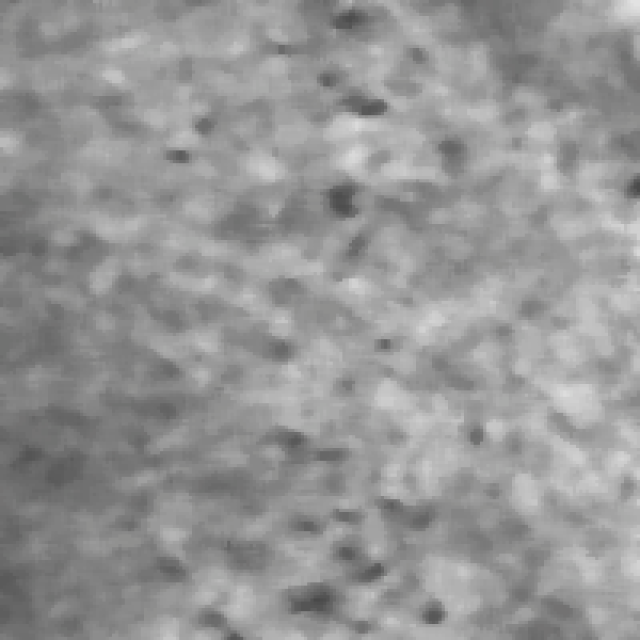
#> input picture lab4/18_final_processed.png, 640 x 640 px
$ jupyter execute main.ipynb
#> lines starting #> are read from the running program, lines starting #| are printed output that depends on the picture; after the words box and inside, x2 and y2 are one past the last pixel; in counts of white or black regions, pixels touching at a corner belong together
Шаг 1. Подготовка программной среды.

[cell 1]
import cv2
import numpy as np
import matplotlib.pyplot as plt
from pathlib import Path
from skimage.feature import hog

Настройки

[cell 2]
# Изображение подшипника
IMAGE_PATH = '18_final_processed.png'

# Каталог для сохранения результатов
RESULTS_DIR = Path('results')
RESULTS_DIR.mkdir(parents=True, exist_ok=True)

[cell 3]
img = cv2.imread(IMAGE_PATH)
#> img is the input picture: shape (640, 640, 3); mean B, G, R 149.5, 149.6, 149.6

if img is None:
    raise FileNotFoundError(
        'Изображение не найдено'
    )

height, width = img.shape[:2]
#> height = 640; width = 640

channels = (
    1
    if img.ndim == 2
    else img.shape[2]
)
#> channels = 3

print('Параметры исходного изображения')
print('--------------------------------')
print('Ширина:', width)
#| Ширина: 640
print('Высота:', height)
#| Высота: 640
print('Количество каналов:', channels)
#| Количество каналов: 3
print('Тип данных:', img.dtype)
#| Тип данных: uint8

cv2.imwrite(
    str(RESULTS_DIR / '01_original.png'),
    img
)
#> Out = True

Шаг 2. Выделение границ методом Кэнни.

[cell 4]
gray = cv2.cvtColor(img, cv2.COLOR_BGR2GRAY)
edges1 = cv2.Canny(gray, 50, 150)
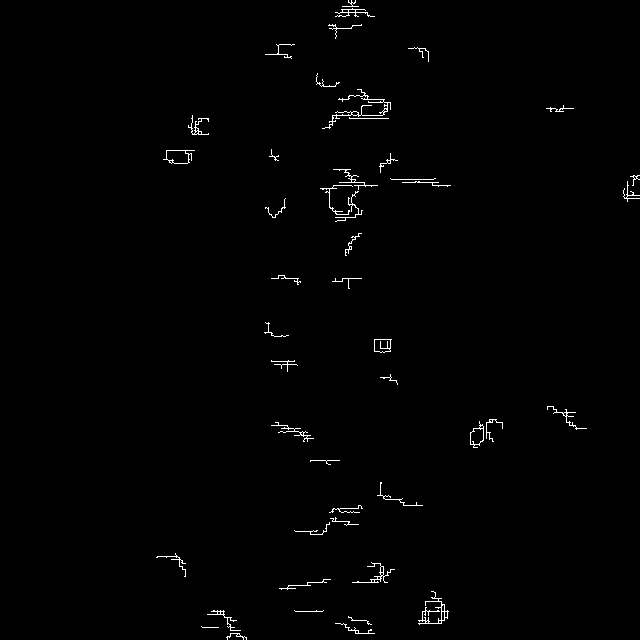
#> edges1: shape (640, 640); 0.84% white in thin lines or dots, all inside (x1, y1, x2, y2) = (156, 0, 640, 640)
edges2 = cv2.Canny(gray, 100, 200)
#> edges2: shape (640, 640); 0.11% white in thin lines or dots, all inside (x1, y1, x2, y2) = (169, 26, 449, 640)

cv2.imwrite(
    str(RESULTS_DIR / '02_gray.png'),
    gray
)

cv2.imwrite(
    str(RESULTS_DIR / '03_edges1.png'),
    edges1
)

cv2.imwrite(
    str(RESULTS_DIR / '04_edges2.png'),
    edges2
)

plt.subplot(1, 2, 1)
plt.imshow(edges1, cmap="gray")
plt.title("Кэнни: пороги 50 и 150")
plt.axis("off")

plt.subplot(1, 2, 2)
plt.imshow(edges2, cmap="gray")
plt.title("Кэнни: пороги 100 и 200")
plt.axis("off")

plt.tight_layout()
plt.show()

Шаг 3. Поиск и анализ контуров.

[cell 5]
OBJ_THRESH = 100   # дефекты темнее этого порога
MIN_AREA = 50      # фильтр шума по площади, px

_, obj_mask = cv2.threshold(gray, OBJ_THRESH, 255, cv2.THRESH_BINARY_INV)
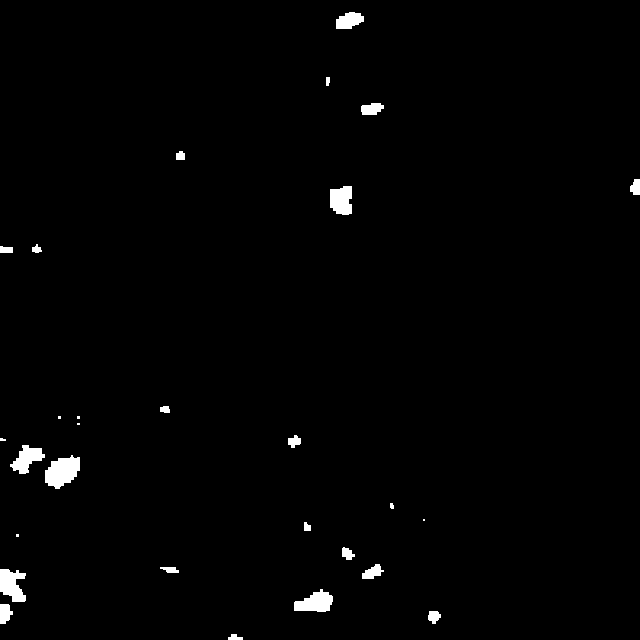
#> obj_mask: shape (640, 640); 1.2% white; 28 white regions (6 under 20 px), largest, box (x1, y1, x2, y2) and area: (45, 455, 80, 489) 804, (0, 569, 26, 602) 603, (294, 589, 333, 612) 589
obj_mask = cv2.morphologyEx(obj_mask, cv2.MORPH_OPEN, np.ones((3, 3), np.uint8))
#> obj_mask: shape (640, 640); 1.2% white; 26 white regions (4 under 20 px)

contours, _ = cv2.findContours(obj_mask, cv2.RETR_EXTERNAL, cv2.CHAIN_APPROX_SIMPLE)
#> contours = 26 contours, 5 with area under 20; largest, box (x1, y1, x2, y2) and area: (45, 457, 80, 489) 740, (0, 569, 26, 602) 540, (294, 589, 333, 612) 534, (330, 186, 352, 215) 496, (10, 445, 45, 474) 472

vis = img.copy()
rows = []

for c in contours:
    area = cv2.contourArea(c)
    if area < MIN_AREA:
        continue

    perim = cv2.arcLength(c, True)
    x, y, bw_, bh_ = cv2.boundingRect(c)
    rows.append((len(rows) + 1, area, perim, (x, y, bw_, bh_), c))

    cv2.drawContours(vis, [c], -1, (0, 255, 0), 2)
    cv2.rectangle(vis, (x, y), (x + bw_, y + bh_), (0, 0, 255), 1)
    cv2.putText(vis, f'#{len(rows)} S={int(area)}', (x, max(y - 5, 12)),
                cv2.FONT_HERSHEY_SIMPLEX, 0.45, (0, 0, 255), 1)
#> this loop made 26 passes
#> (area, perim, x, y, bw_, bh_) on passes 2, 3, 4, 5, 6, 7, 8, 12, 13, 15, 20, 21: (102, 43.31, 428, 611, 13, 13), (168.5, 59.07, 0, 604, 13, 20), (534, 113, 294, 589, 39, 23), (540, 130.6, 0, 569, 26, 33), (57.5, 38.24, 163, 567, 16, 6), (161.5, 59.9, 362, 564, 19, 15), (89, 43.66, 342, 548, 13, 12), (740.5, 123.2, 45, 457, 35, 32), (472.5, 120, 10, 445, 35, 29), (91, 44.49, 288, 435, 13, 13), (62.5, 35.41, 0, 246, 13, 7), (496, 99.31, 330, 186, 22, 29)
#> area on passes 1, 10, 18, 19, 25: 44, 38, 45.5, 39, 21.5
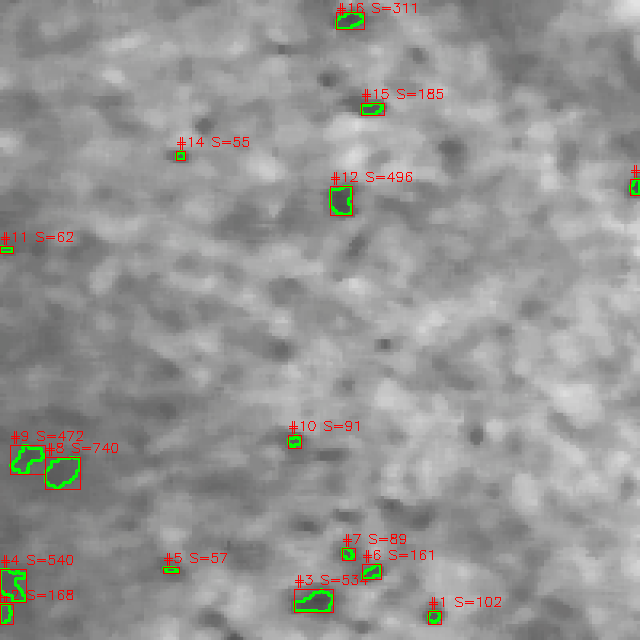
#> vis: shape (640, 640, 3); 1.57% of pixels changed, all inside (x1, y1, x2, y2) = (0, 3, 640, 625)
#> after the loop, rows = 16 items

print(f'Найдено контуров (S >= {MIN_AREA}): {len(rows)}\n')
#| Найдено контуров (S >= 50): 16
print(f"№\tПлощадь\tПериметр\tBBox (x, y, w, h)")

for n, a, p, bb, _ in rows:
    print(f"{n}\t{a:.1f}\t{p:.1f}\t\t{bb}")
#> this loop made 16 passes
#| 1	102.0	43.3		(428, 611, 13, 13)
#| 2	168.5	59.1		(0, 604, 13, 20)
#| 3	534.0	113.0		(294, 589, 39, 23)
#| 4	540.0	130.6		(0, 569, 26, 33)
#| 5	57.5	38.2		(163, 567, 16, 6)
#| 6	161.5	59.9		(362, 564, 19, 15)
#| 7	89.0	43.7		(342, 548, 13, 12)
#| 8	740.5	123.2		(45, 457, 35, 32)
#> (further printed lines are left out)

plt.figure(figsize=(9, 6.5))
plt.imshow(cv2.cvtColor(vis, cv2.COLOR_BGR2RGB))
plt.title('Контуры дефектов, bounding box и площадь S (px)')
plt.axis('off')
plt.savefig(f'{RESULTS_DIR}/03_contours.png', bbox_inches='tight')
plt.show()

contour_mask = np.zeros_like(gray)
cv2.drawContours(contour_mask, [r[4] for r in rows], -1, 255, -1)   # заливка найденных контуров
#> contour_mask: shape (640, 640); 1.2% white; 16 white regions, largest, box (x1, y1, x2, y2) and area: (45, 457, 80, 489) 800, (0, 569, 26, 602) 603, (294, 589, 333, 612) 589

Шаг 4. Обнаружение ключевых точек.

[cell 6]
ANGLE = 25
orb = cv2.ORB_create(nfeatures=60)
kp1, des1 = orb.detectAndCompute(gray, None)
#> kp1 = 60 keypoints; strongest (x, y, size): (379, 107, 92.6), (344, 208, 111.1), (182, 155, 92.6), (183, 154, 111.1)

# поворот изображения на 25° вокруг центра
M = cv2.getRotationMatrix2D((width / 2, height / 2), ANGLE, 1.0)
#> M = [[0.906, 0.423, -105.3], [-0.423, 0.906, 165.2]]
rot = cv2.warpAffine(img, M, (width, height), borderMode=cv2.BORDER_REFLECT)
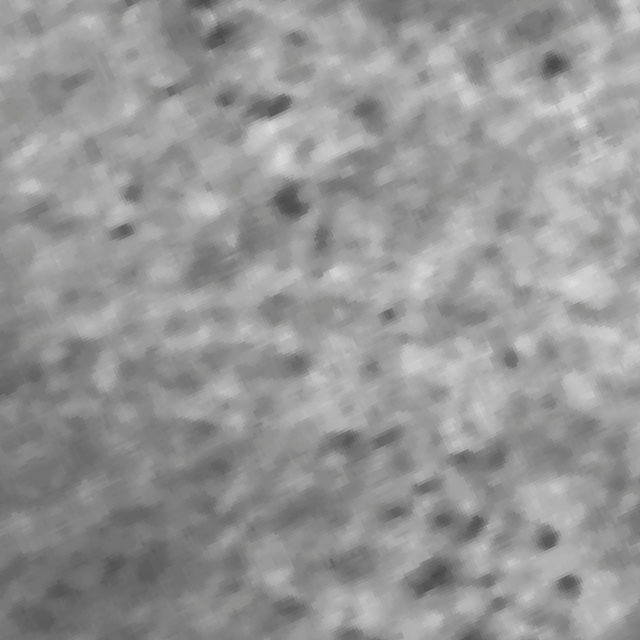
#> rot: shape (640, 640, 3); mean B, G, R 150.2, 150.3, 150.3
gray_rot = cv2.cvtColor(rot, cv2.COLOR_BGR2GRAY)
kp2, des2 = orb.detectAndCompute(gray_rot, None)
#> kp2 = 53 keypoints; strongest (x, y, size): (284, 102, 92.6), (543, 540, 92.6), (286, 100, 77.1), (547, 545, 77.1)

print('Ключевых точек на исходном кадре:', len(kp1))
#| Ключевых точек на исходном кадре: 60
print(f'Ключевых точек на кадре, повёрнутом на {ANGLE}°:', len(kp2))
#| Ключевых точек на кадре, повёрнутом на 25°: 53

fig, axes = plt.subplots(1, 2, figsize=(14, 5))
for ax, im, kp, t in [(axes[0], img, kp1, 'Исходный кадр'), (axes[1], rot, kp2, f'Поворот на {ANGLE}°')]:
    ax.imshow(cv2.cvtColor(cv2.drawKeypoints(im, kp, None, color=(0, 255, 0)), cv2.COLOR_BGR2RGB))
    ax.set_title(f'{t}, {len(kp)} точек'); ax.axis('off')
#> this loop made 2 passes
#> t on passes 1 to 2: 'Исходный кадр', 'Поворот на 25°'
plt.tight_layout()
plt.savefig(f'{RESULTS_DIR}/04_orb.png', bbox_inches='tight')
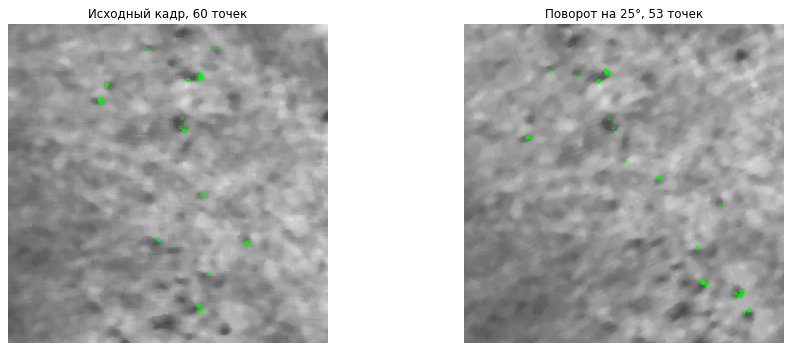
#> figure drawn by matplotlib, 2 panels
plt.show()

Шаг 5. Анализ цветовых и текстурных признаков.

[cell 7]
# ROI — самый крупный найденный дефект
if rows:
    big = max(rows, key=lambda r: r[1])
#> big = 5 items, first 5: 8, 740.5, 123.2, (45, 457, 35, 32), contour of 40 points, box (x1, y1, x2, y2) (45, 457, 80, 489), area 740
    x, y, bw_, bh_ = big[3]
#> x = 45; y = 457; bw_ = 35; bh_ = 32
else:
    x, y, bw_, bh_ = width // 4, height // 4, width // 2, height // 2
pad = 10
x0, y0 = max(x - pad, 0), max(y - pad, 0)
#> x0 = 35; y0 = 447
x1, y1 = min(x + bw_ + pad, width), min(y + bh_ + pad, height)
#> x1 = 90; y1 = 499
roi = img[y0:y1, x0:x1]

# --- цветовые признаки
colors = ('b', 'g', 'r')
fig, axes = plt.subplots(1, 3, figsize=(16, 4))
axes[0].imshow(cv2.cvtColor(roi, cv2.COLOR_BGR2RGB)); axes[0].set_title('Область объекта (ROI)'); axes[0].axis('off')
for i, col in enumerate(colors):
    hist_c = cv2.calcHist([roi], [i], None, [256], [0, 256])
    axes[1].plot(hist_c, color=col)
axes[1].set_title('Цветовая гистограмма ROI (RGB)')
axes[1].set_xlabel('Значение канала'); axes[1].set_ylabel('Число пикселей'); axes[1].set_xlim([0, 255])

# --- HOG
roi_gray = cv2.cvtColor(roi, cv2.COLOR_BGR2GRAY)
roi_hog = cv2.resize(roi_gray, (128, 128))
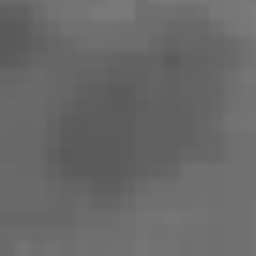
#> roi_hog: shape (128, 128) (shown 2 times larger); min 89, max 123, mean 104.5
hog_vec, hog_img = hog(roi_hog, orientations=9, pixels_per_cell=(8, 8),
                       cells_per_block=(2, 2), visualize=True)
#> hog_vec = 8100 values, max 0.701 at index 4608, min 0 at index 1, mean 0.0951
axes[2].imshow(hog_img, cmap='gray'); axes[2].set_title('HOG-представление'); axes[2].axis('off')
plt.tight_layout()
plt.savefig(f'{RESULTS_DIR}/05_color_hog.png', bbox_inches='tight')
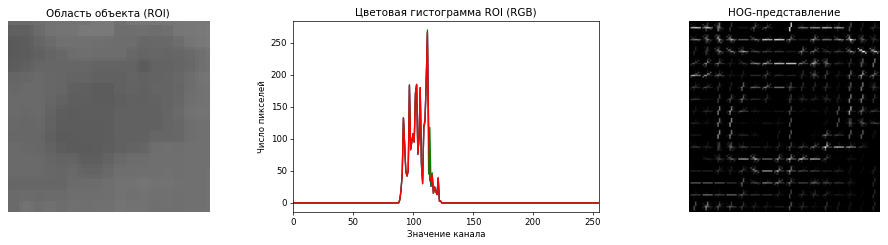
#> figure drawn by matplotlib, 3 panels; panel 2: curve peaks at x = 112, y = 266; panel 2: curve peaks at x = 112, y = 270; panel 2: curve peaks at x = 112, y = 266
plt.show()

# --- числовые признаки
hsv = cv2.cvtColor(roi, cv2.COLOR_BGR2HSV)
#> hsv: shape (52, 55, 3); mean H, S, V 2.5, 0.1, 104.5
print('Среднее по каналам B, G, R:', roi.reshape(-1, 3).mean(axis=0).round(1))
#| Среднее по каналам B, G, R: [104.5 104.5 104.5]
print('Дисперсия по каналам B, G, R:', roi.reshape(-1, 3).var(axis=0).round(1))
#| Дисперсия по каналам B, G, R: [55.6 56.2 55.7]
print('Среднее по каналам H, S, V:', hsv.reshape(-1, 3).mean(axis=0).round(1))
#| Среднее по каналам H, S, V: [2.500e+00 1.000e-01 1.045e+02]
print('Длина HOG-вектора:', hog_vec.shape[0])
#| Длина HOG-вектора: 8100

# контраст дефекта и фона (для примера)
bg_mean = gray[obj_mask == 0].mean()
#> bg_mean = 150.3
fg_mean = gray[obj_mask > 0].mean() if (obj_mask > 0).any() else float('nan')
#> fg_mean = 92.89
print(f'Средняя яркость фона: {bg_mean:.1f}, дефектов: {fg_mean:.1f}, контраст: {bg_mean - fg_mean:.1f}')
#| Средняя яркость фона: 150.3, дефектов: 92.9, контраст: 57.4

Шаг 6. Бинаризация с плавающим порогом

[cell 8]
# 6.1. Перевод в оттенки серого по формуле из методички (ручной, поканальный)
b_ch = img[:, :, 0].astype(np.float32)
g_ch = img[:, :, 1].astype(np.float32)
r_ch = img[:, :, 2].astype(np.float32)
Y = np.clip(0.2126 * r_ch + 0.7152 * g_ch + 0.0722 * b_ch, 0, 255).astype(np.uint8)

diff = np.abs(Y.astype(int) - gray.astype(int))
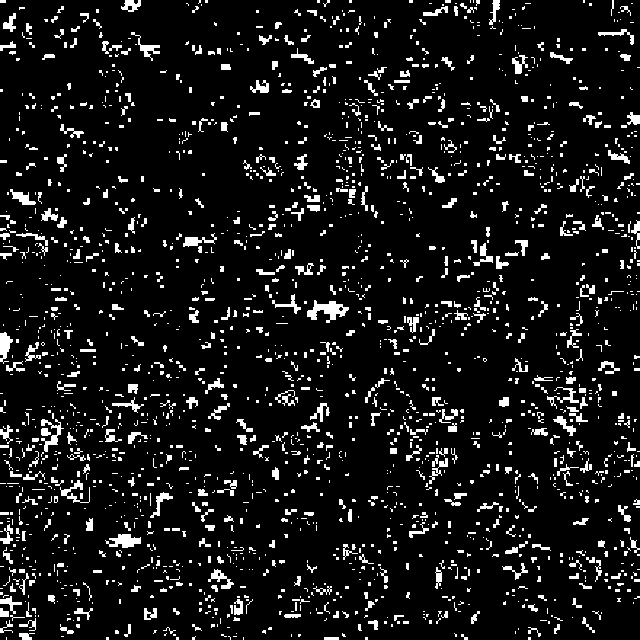
#> diff: shape (640, 640) int64; values 0 (black) and 1 (white), 8.8% white; 2100 white regions (1582 under 20 px), largest, box (x1, y1, x2, y2) and area: (307, 300, 349, 323) 453, (105, 534, 141, 548) 303, (41, 419, 64, 452) 247
print('Расхождение с cv2.cvtColor (веса 0,299/0,587/0,114): max=%d, mean=%.2f' % (diff.max(), diff.mean()))
#| Расхождение с cv2.cvtColor (веса 0,299/0,587/0,114): max=1, mean=0.09


# 6.2. Ручная бинаризация двойным циклом
def binarize_manual(gray_img, t):
    rows_, cols_ = gray_img.shape
    bw = np.zeros((rows_, cols_), dtype=np.uint8)
    for i in range(rows_):
        for j in range(cols_):
            if gray_img[i, j] <= t:
                bw[i, j] = 0
            else:
                bw[i, j] = 255
    return bw


T_MIN, T_MAX = 30, 90
THRESHOLDS = [30, 60, 90, 120, 150, 180]

results = {}
for t in THRESHOLDS:
    results[t] = binarize_manual(Y, t)
    cv2.imwrite(f'{RESULTS_DIR}/06_bw_t{t}.png', results[t])
#> after the loop, results = 6 items

# проверка ручной реализации относительно векторной
for t in THRESHOLDS:
    ref = np.where(Y <= t, 0, 255).astype(np.uint8)
    assert np.array_equal(ref, results[t]), f'Расхождение при t={t}'
print('Ручная бинаризация совпадает с векторной для всех t из', THRESHOLDS)

fig, axes = plt.subplots(1, len(THRESHOLDS), figsize=(20, 4))
for ax, t in zip(axes, THRESHOLDS):
    ax.imshow(results[t], cmap='gray', vmin=0, vmax=255)
    ax.set_title(f'Порог t = {t}\nчёрных пикселей: {100 * (results[t] == 0).mean():.2f}%')
    ax.axis('off')
plt.tight_layout()
plt.savefig(f'{RESULTS_DIR}/06_threshold_sweep.png', bbox_inches='tight')
plt.show()

Шаг 7. Сравните результат работы своего алгоритма (шаг 6) с контуром объекта,
найденным в общей части работы (шаг 3)

[cell 9]
# Эталонная маска: границы Кэнни → замыкание → заливка внешних контуров
edges_closed = cv2.morphologyEx(edges1, cv2.MORPH_CLOSE, cv2.getStructuringElement(cv2.MORPH_ELLIPSE, (5, 5)))
#> edges_closed: shape (640, 640); 1.4% white; 39 white regions (1 under 20 px)
cnts_c, _ = cv2.findContours(edges_closed, cv2.RETR_EXTERNAL, cv2.CHAIN_APPROX_SIMPLE)
#> cnts_c = 39 contours, 6 with area under 20; largest, box (x1, y1, x2, y2) and area: (320, 169, 378, 222) 1030, (322, 89, 391, 129) 717, (418, 591, 449, 625) 532, (470, 419, 503, 448) 328, (163, 150, 195, 164) 310
canny_mask = np.zeros_like(gray)
cv2.drawContours(canny_mask, [c for c in cnts_c if cv2.contourArea(c) >= MIN_AREA], -1, 255, -1)
#> canny_mask: shape (640, 640); 1.5% white; 22 white regions, largest, box (x1, y1, x2, y2) and area: (320, 169, 378, 222) 1148, (322, 89, 391, 129) 844, (418, 591, 449, 625) 587


def iou(a, b):
    a, b = a > 0, b > 0
#> a: shape (640, 640) bool; every value is 0
    union = np.logical_or(a, b).sum()
#> union = 6175
    return np.logical_and(a, b).sum() / union if union else 0.0


ts = list(range(T_MIN, T_MAX + 1))
ious = [iou(Y <= t, canny_mask) for t in ts]
#> ious = 61 values from 0 to 0.0789
best_t = ts[int(np.argmax(ious))]
#> best_t = 90

print('IoU с эталоном (Кэнни) для выбранных порогов:')
for t in THRESHOLDS:
    print(f'  t={t:3d}: IoU={iou(Y <= t, canny_mask):.3f}, площадь маски={(Y <= t).sum()} px')
#> this loop made 6 passes
#> union in iou on passes 1 to 6: 6175, 6175, 7275, 47239, 206132, 376799
#|   t= 30: IoU=0.000, площадь маски=0 px
#|   t= 60: IoU=0.000, площадь маски=0 px
#|   t= 90: IoU=0.079, площадь маски=1674 px
#|   t=120: IoU=0.052, площадь маски=43532 px
#|   t=150: IoU=0.023, площадь маски=204798 px
#|   t=180: IoU=0.016, площадь маски=376625 px
print(f'\nОптимальный порог в диапазоне {T_MIN}…{T_MAX}: t = {best_t} (IoU = {max(ious):.3f})')
#| Оптимальный порог в диапазоне 30…90: t = 90 (IoU = 0.079)

plt.figure(figsize=(8, 4))
plt.plot(ts, ious, marker='o', ms=3)
plt.axvline(best_t, color='r', ls='--', label=f't* = {best_t}')
plt.xlabel('Порог t'); plt.ylabel('IoU с маской по Кэнни'); plt.grid(alpha=.3); plt.legend()
plt.title('Подбор порога: IoU(t)')
plt.savefig(f'{RESULTS_DIR}/06_iou_vs_t.png', bbox_inches='tight')
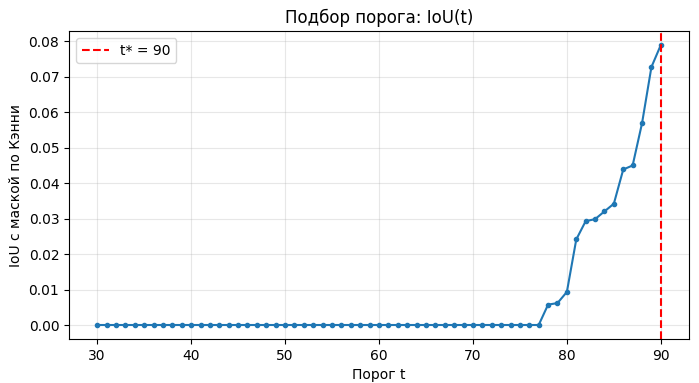
#> figure drawn by matplotlib, 1 panel; curve peaks at x = 90, y = 0.0789
plt.show()

best_mask = binarize_manual(Y, best_t)       # 0 — дефект, 255 — поверхность
best_defects = (255 - best_mask)             # инверсия: дефект = 255
#> best_defects: shape (640, 640); 0.41% white; 14 white regions (2 under 20 px)
cv2.imwrite(f'{RESULTS_DIR}/06_best_mask.png', best_defects)
#> Out = True

[cell 10]
area_thr = int((best_defects > 0).sum())
#> area_thr = 1674
area_cnt = int((contour_mask > 0).sum())
#> area_cnt = 4728
area_can = int((canny_mask > 0).sum())
#> area_can = 6175

print('Площадь маски дефектов, px:')
print(f'  плавающий порог (t={best_t}): {area_thr}')
#|   плавающий порог (t=90): 1674
print(f'  контуры шага 3 (порог {OBJ_THRESH}): {area_cnt}')
#|   контуры шага 3 (порог 100): 4728
print(f'  заливка контуров по Кэнни:      {area_can}')
#|   заливка контуров по Кэнни:      6175
print()
print(f'IoU(порог t={best_t}, контуры шага 3): {iou(best_defects, contour_mask):.3f}')
#| IoU(порог t=90, контуры шага 3): 0.348
print(f'IoU(порог t={best_t}, Кэнни):          {iou(best_defects, canny_mask):.3f}')
#| IoU(порог t=90, Кэнни):          0.079
print(f'IoU(контуры шага 3, Кэнни):           {iou(contour_mask, canny_mask):.3f}')
#| IoU(контуры шага 3, Кэнни):           0.106

fig, axes = plt.subplots(1, 3, figsize=(18, 5))
for ax, m, t in [(axes[0], best_defects, f'Плавающий порог t={best_t}'),
                 (axes[1], contour_mask, f'Контуры шага 3 (порог {OBJ_THRESH})'),
                 (axes[2], canny_mask, 'Кэнни + заливка контуров')]:
    ax.imshow(m, cmap='gray'); ax.set_title(f'{t}\nS = {int((m > 0).sum())} px'); ax.axis('off')
#> this loop made 3 passes
#> t on passes 1 to 3: 'Плавающий порог t=90', 'Контуры шага 3 (порог 100)', 'Кэнни + заливка контуров'
plt.tight_layout()
plt.savefig(f'{RESULTS_DIR}/07_comparison.png', bbox_inches='tight')
plt.show()

# наложение: зелёный — порог, красный — контуры шага 3
overlay = cv2.cvtColor(img, cv2.COLOR_BGR2RGB).copy()
cs, _ = cv2.findContours(best_defects, cv2.RETR_EXTERNAL, cv2.CHAIN_APPROX_SIMPLE)
#> cs = 14 contours, 3 with area under 20; largest, box (x1, y1, x2, y2) and area: (300, 592, 330, 611) 326, (332, 189, 352, 214) 312, (339, 13, 359, 29) 187, (19, 448, 39, 461) 150, (362, 106, 378, 115) 100
cv2.drawContours(overlay, cs, -1, (0, 255, 0), 1)
cs2, _ = cv2.findContours(contour_mask, cv2.RETR_EXTERNAL, cv2.CHAIN_APPROX_SIMPLE)
#> cs2 = 16 contours; largest, box (x1, y1, x2, y2) and area: (45, 457, 80, 489) 740, (0, 569, 26, 602) 540, (294, 589, 333, 612) 534, (330, 186, 352, 215) 496, (10, 445, 45, 474) 472
cv2.drawContours(overlay, cs2, -1, (255, 0, 0), 1)
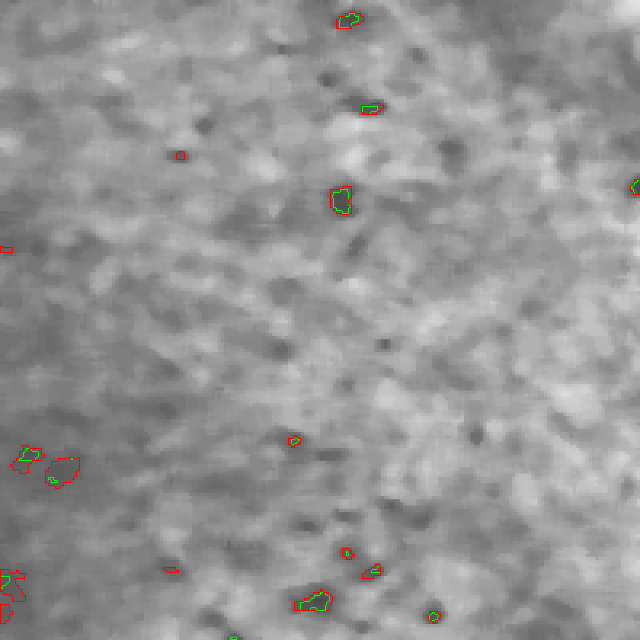
#> overlay: shape (640, 640, 3); mean R, G, B 149.9, 149.5, 149.2
plt.figure(figsize=(9, 6.5)); plt.imshow(overlay)
plt.title('Наложение: зелёный — плавающий порог, красный — контуры шага 3'); plt.axis('off')
plt.savefig(f'{RESULTS_DIR}/07_overlay.png', bbox_inches='tight')
plt.show()

Шаг 8. Сформируйте итоговый перечень признаков и подходов к сегментации,
которые могут быть использованы при разметке данных для выбранного
производственного объекта

[cell 11]
print('ИТОГОВЫЙ ПЕРЕЧЕНЬ (для разметки данных в ЛР №5)')
print('-' * 60)
print('Объект: металлическая поверхность, дефекты — тёмные области/линии.')
print(f'1. Яркость: дефекты темнее поверхности; рабочий порог t* = {best_t} (диапазон 30…180).')
#| 1. Яркость: дефекты темнее поверхности; рабочий порог t* = 90 (диапазон 30…180).
print(f'2. Границы: Canny {50}/{150} после размытия 5x5.')
print(f'3. Геометрия: площадь (фильтр >= {MIN_AREA} px), периметр, bounding box, вытянутость.')
print('4. Ключевые точки: ORB (60 точек), устойчивы к повороту — годятся для слежения/совмещения кадров.')
print('5. Цвет: среднее/дисперсия по BGR и HSV, гистограмма ROI.')
print('6. Текстура: HOG ROI — отличает шлифованный фон от царапин по направлению градиентов.')
